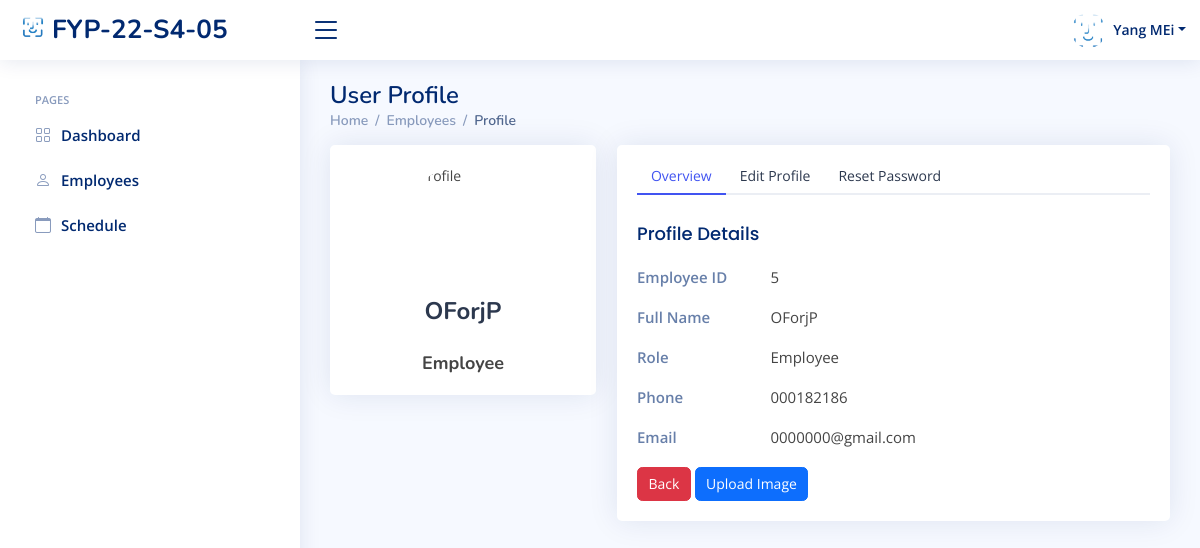
The page /sys_admin/view_employees/edit/5 (signed in) on the database as committed earlier.
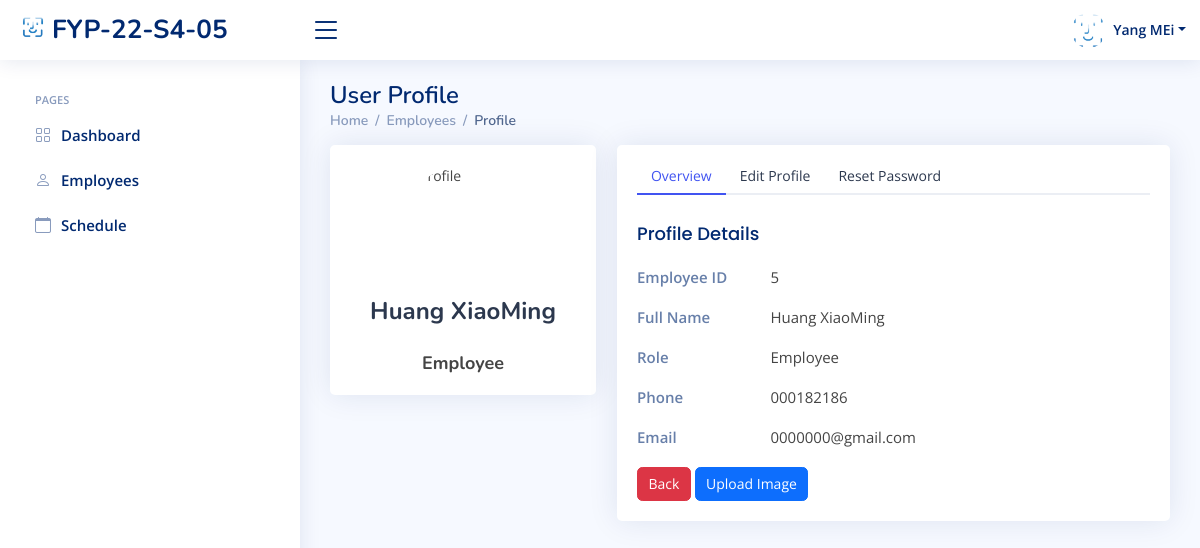
The same page on the database as committed later.
### index/models.py (models this page shows, shortened)
class Employee(models.Model):
	Employee_ID = models.IntegerField(primary_key=True)
	Full_Name = models.CharField(max_length=100)
	Job_Title = models.CharField(max_length=100)
	Phone_Number = models.CharField(max_length=100)
	salt = models.CharField(max_length=50, null=True)
	Email_Address = models.EmailField()
	Role = models.ForeignKey(Role, on_delete=models.CASCADE)
	Profile_Image = models.ImageField(null=True,blank=True, upload_to='profile_pics/')
	Password = models.CharField(max_length=256)
	Start_Date = models.DateField(auto_now_add=True)

### index/views/sys_admin.py (the view)
# urls.py: path('sys_admin/view_employees/edit/<int:edit_employee_id>', sys_admin.edit_employee, name='sys_admin_edit_employee'),
def edit_employee(request, edit_employee_id):
	if 'Employee_ID' in request.session:
		currentEmployee = Employee.objects.get(Employee_ID=request.session['Employee_ID'])
		if request.method == 'POST':
			if request.POST.get('form_type')=='editProfile':
				edit_employee = Employee.objects.get(Employee_ID=edit_employee_id)
				if request.FILES.get('Pic') is not None:
					New_p = request.FILES['Pic']
					if currentEmployee.Profile_Image:
						if os.path.isfile(currentEmployee.Profile_Image.path):
							os.remove(currentEmployee.Profile_Image.path)
					edit_employee.Profile_Image =New_p
				edit_employee.Full_Name = request.POST.get('fullName')
				edit_employee.Phone_Number = request.POST.get('phone')
				edit_employee.Email_Address = request.POST.get('email')
				edit_employee.save()
				return redirect('/sys_admin/view_employees/edit/' + str(edit_employee_id))
			elif request.POST.get('form_type') == 'changePassword':
				edit_employee = Employee.objects.get(Employee_ID=edit_employee_id)
				Random_salt = ''.join(random.sample(string.ascii_letters + string.digits + string.punctuation, 4))
				New_salt = Random_salt
				new_passWord = request.POST.get('newpassword')
				new_password_2 = request.POST.get('renewpassword')
				Update_pssword = get_MD5(new_passWord + New_salt)
				if new_passWord == new_password_2:
					edit_employee.Password = Update_pssword
					edit_employee.salt = New_salt
					edit_employee.save()
					messages.info(request, 'Your password has been changed')
					return redirect('/sys_admin/view_employees/edit/' + str(edit_employee_id))
				elif new_passWord!=new_password_2:
					messages.info(request, 'password is different')
					return redirect('/sys_admin/view_employees/edit/' + str(edit_employee_id))
		else:
			Title='Edit Employee Page'
			if Employee.objects.filter(Employee_ID=edit_employee_id).count() == 1:
				edit_employee = Employee.objects.get(Employee_ID=edit_employee_id)
				context = {
					'edit_employee_id' : edit_employee_id,
					'edit_employee_full_name' : edit_employee.Full_Name,
					'edit_employee_role' : edit_employee.Role,
					'edit_employee_phone' : edit_employee.Phone_Number,
					'edit_employee_email' : edit_employee.Email_Address,
					'edit_employee_pfp' : edit_employee.Profile_Image.url,
					'Full_Name' : currentEmployee.Full_Name,
					'Role' : currentEmployee.Role.Role_Name,
					'PFP' : currentEmployee.Profile_Image.url,
					'title': Title,
				}
				return render(request, 'sys_admin/sys_admin_edit_employee.html', context)
	else:
		messages.error(request, 'Please login')
		return redirect('login')

### index/models.py (called while the page is built)
	def __str__(self):
		return self.Role_Name

### templates/sys_admin/sys_admin_edit_employee.html (shortened to what this page needs)
{% extends "index/base.html" %}
{% load static %}
{% block content %}
{% include 'sys_admin/sys_admin_base.html'%}
<main id="main" class="main">
    <div class="pagetitle">
      <h1>User Profile</h1>
      <nav>
        <ol class="breadcrumb">
          <li class="breadcrumb-item"><a href="{% url 'sys_admin_home' %}">Home</a></li>
          <li class="breadcrumb-item"><a href="{% url 'sys_admin_view_employees' %}">Employees</a></li>
          <li class="breadcrumb-item active">Profile</li>
        </ol>
      </nav>
    </div>
    <section class="section profile">
      <div class="row">
        <div class="col-xl-4">
          <div class="card">
            <div class="card-body profile-card pt-4 d-flex flex-column align-items-center">
              <img src="{{ edit_employee_pfp }}" alt="Profile" class="rounded-circle"  height="120" width="120">
              <h2>{{ edit_employee_full_name }}</h2>
              <h3>{{ edit_employee_role }}</h3>
            </div>
          </div>
        </div>
        <div class="col-xl-8">
          <div class="card">
            <div class="card-body pt-3">
              <ul class="nav nav-tabs nav-tabs-bordered">
                <li class="nav-item">
                  <button class="nav-link active" data-bs-toggle="tab" data-bs-target="#profile-overview">Overview</button>
                </li>
                <li class="nav-item">
                  <button class="nav-link" data-bs-toggle="tab" data-bs-target="#profile-edit">Edit Profile</button>
                </li>
                <li class="nav-item">
                  <button class="nav-link" data-bs-toggle="tab" data-bs-target="#profile-reset-password">Reset Password</button>
                </li>
              </ul>
              <div class="tab-content pt-2">
                <div class="tab-pane fade show active profile-overview" id="profile-overview">
                  <h5 class="card-title">Profile Details</h5>
                  <div class="row">
                    <div class="col-lg-3 col-md-4 label">Employee ID</div>
                    <div class="col-lg-9 col-md-8">{{ edit_employee_id }}</div>
                  </div>
                  <div class="row">
                    <div class="col-lg-3 col-md-4 label ">Full Name</div>
                    <div class="col-lg-9 col-md-8">{{ edit_employee_full_name }}</div>
                  </div>
                  <div class="row">
                    <div class="col-lg-3 col-md-4 label">Role</div>
                    <div class="col-lg-9 col-md-8">{{ edit_employee_role }}</div>
                  </div>
                  <div class="row">
                    <div class="col-lg-3 col-md-4 label">Phone</div>
                    <div class="col-lg-9 col-md-8">{{ edit_employee_phone}}</div>
                  </div>
                  <div class="row">
                    <div class="col-lg-3 col-md-4 label">Email</div>
                    <div class="col-lg-9 col-md-8">{{ edit_employee_email }}</div>
                  </div>
                  <a href="{% url 'sys_admin_view_employees' %}" class="btn btn-danger">Back</a>
                     <a href="{% url 'sys_admin_upload_img' %}" class="btn btn-primary">Upload Image</a>
                </div>
              </div>
            </div>
          </div>
        </div>
      </div>
    </section>
  </main>
{% endblock content %}

Rows that differ between the two databases and show on the page:
changed Employee "0000000@gmail.com": Full_Name "OForjP" → "Huang XiaoMing"
